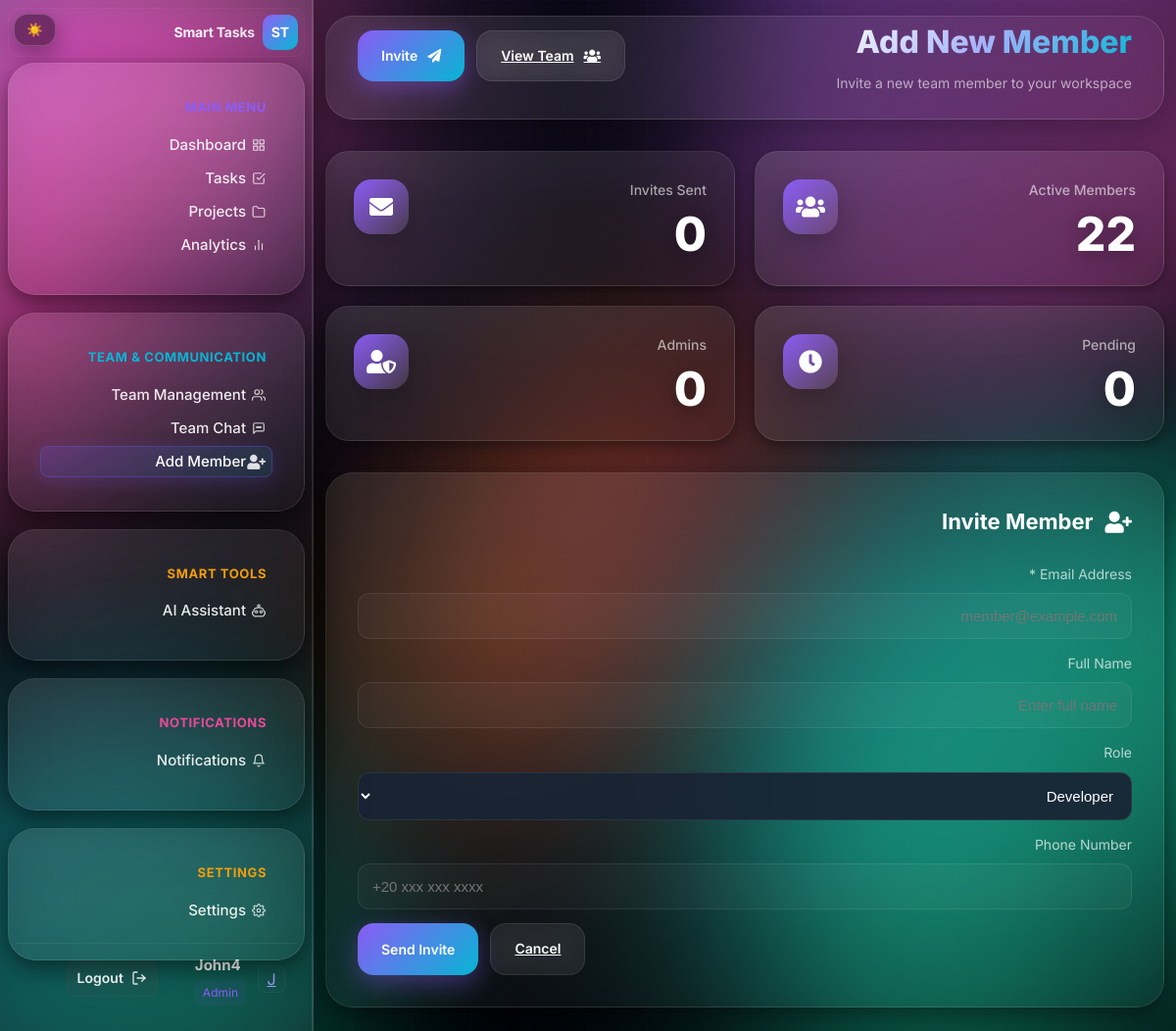
The app's page /users/add-member/ (signed in), older data.
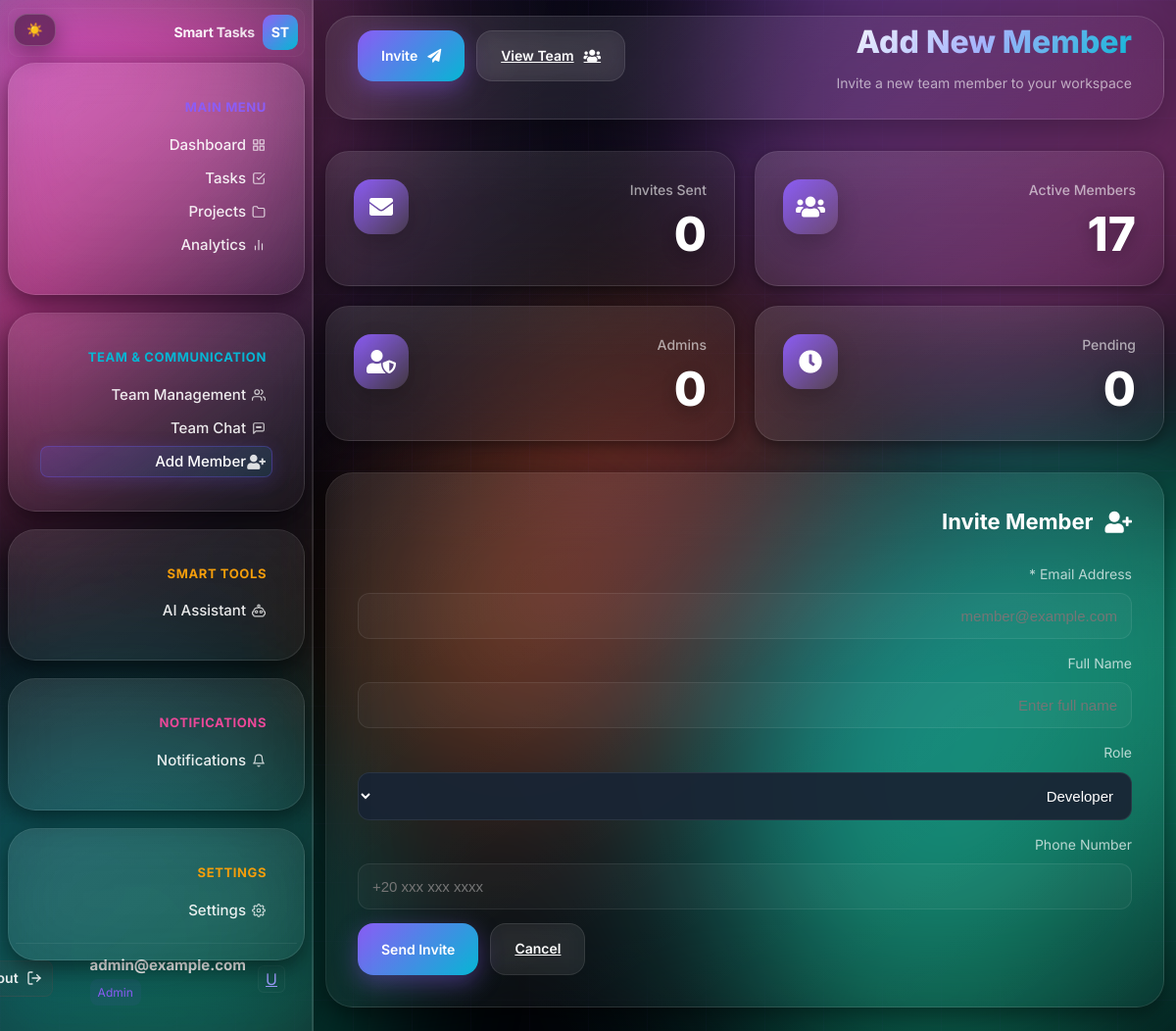
The same page, newer data.
### users/models.py (models this page shows, shortened)
class CustomUser(AbstractBaseUser, PermissionsMixin):
	email = models.EmailField(unique=True)
	first_name = models.CharField(max_length=50, blank=True)
	last_name = models.CharField(max_length=50, blank=True)
	phone_number = models.CharField(max_length=20, blank=True, null=True)
	is_active = models.BooleanField(default=True)
	is_staff = models.BooleanField(default=False)
	date_joined = models.DateTimeField(default=timezone.now)
	USERNAME_FIELD = 'email'
	REQUIRED_FIELDS = []
	objects = CustomUserManager()

### users/views.py (the view)
# urls.py: path('add-member/', AddMemberView.as_view(), name='add_member'),
class AddMemberView(LoginRequiredMixin, TemplateView):
	template_name = 'users/add_member.html'
	def dispatch(self, request, *args, **kwargs):
		allowed = False
		try:
			allowed = request.user.is_superuser or request.user.is_staff or request.user.groups.filter(name__in=['Admin', 'Manager']).exists()
		except Exception:
			allowed = request.user.is_superuser or request.user.is_staff
		if not allowed:
			return redirect('team')
		return super().dispatch(request, *args, **kwargs)
	def get_context_data(self, **kwargs):
		ctx = super().get_context_data(**kwargs)
		try:
			ctx['team_count'] = User.objects.filter(is_active=True).count()
			ctx['recent_members'] = list(User.objects.filter(is_active=True).order_by('-date_joined')[:4].values('id', 'first_name', 'last_name', 'email'))
		except Exception:
			ctx['team_count'] = 0
			ctx['recent_members'] = []
		return ctx

### users/context_processors.py (called while the page is built)
def show_add_member_link(request):
    user = getattr(request, 'user', None)
    if not user or user.is_anonymous:
        return {'show_add_member_link': False}
    try:
        allowed = user.is_superuser or user.groups.filter(name__in=['Admin', 'Manager']).exists()
    except Exception:
        allowed = False
    return {'show_add_member_link': bool(allowed)}

### templates/users/add_member.html (shortened to what this page needs)
{% extends 'base.html' %}
{% load static %}
{% block content %}
<div class="dashboard-bg">
    <div class="orb orb-1"></div>
    <div class="orb orb-2"></div>
    <div class="orb orb-3"></div>
</div>
<div class="grid-pattern"></div>
<header class="page-header slide-up" style="margin-top:0 !important;padding-top:0 !important;">
    <div class="header-card" style="margin-top:0 !important;padding-top:0 !important;">
        <div class="header-info">
            <h1>Add New Member</h1>
            <p>Invite a new team member to your workspace</p>
        </div>
        <div class="header-actions">
            <a href="{% url 'team' %}" class="btn btn-secondary"><i class="fas fa-users"></i> View Team</a>
            <button class="btn btn-primary" id="invite-btn"><i class="fas fa-paper-plane"></i> Invite</button>
        </div>
    </div>
</header>
<div class="stats-grid fade-in">
    <div class="stat-card">
        <div class="stat-header">
            <div>
                <div class="stat-label">Active Members</div>
                <div class="stat-value">{{ team_count|default:0 }}</div>
            </div>
            <div class="stat-icon"><i class="fas fa-users"></i></div>
        </div>
    </div>
    <div class="stat-card">
        <div class="stat-header">
            <div>
                <div class="stat-label">Invites Sent</div>
                <div class="stat-value">0</div>
            </div>
            <div class="stat-icon"><i class="fas fa-envelope"></i></div>
        </div>
    </div>
    <div class="stat-card">
        <div class="stat-header">
            <div>
                <div class="stat-label">Pending</div>
                <div class="stat-value">0</div>
            </div>
            <div class="stat-icon"><i class="fas fa-clock"></i></div>
        </div>
    </div>
    <div class="stat-card">
        <div class="stat-header">
            <div>
                <div class="stat-label">Admins</div>
                <div class="stat-value">0</div>
            </div>
            <div class="stat-icon"><i class="fas fa-user-shield"></i></div>
        </div>
    </div>
</div>
<div class="glass-card slide-up">
    <div class="card-header">
        <h2 class="card-title"><i class="fas fa-user-plus"></i> Invite Member</h2>
    </div>
    <form id="add-member-form">
        <div class="form-group">
            <label class="form-label" for="add-email">Email Address *</label>
            <input type="email" id="add-email" name="email" class="form-input" placeholder="member@example.com" required autocomplete="email">
        </div>
        <div class="form-group">
            <label class="form-label" for="add-full-name">Full Name</label>
            <input type="text" id="add-full-name" name="full_name" class="form-input" placeholder="Enter full name" autocomplete="name">
        </div>
        <div class="form-group">
            <label class="form-label" for="add-role">Role</label>
            <select id="add-role" name="role" class="form-select">
                <option value="developer">Developer</option>
            </select>
        </div>
        <div class="form-group">
            <label class="form-label" for="add-phone">Phone Number</label>
            <input type="tel" id="add-phone" name="phone" class="form-input" placeholder="+20 xxx xxx xxxx" autocomplete="tel">
        </div>
        <div style="display:flex;gap:12px;justify-content:flex-end;margin-top:12px;">
            <a href="{% url 'team' %}" class="btn btn-secondary">Cancel</a>
            <button type="submit" class="btn btn-primary">Send Invite</button>
        </div>
    </form>
</div>
{% endblock %}

### templates/base.html (shortened to what the changed rows need)
{% load static %}
<!DOCTYPE html>
<html lang="ar" dir="rtl">
<head>
    <link rel="stylesheet" href="https://cdnjs.cloudflare.com/ajax/libs/font-awesome/5.15.4/css/all.min.css">
    <link rel="stylesheet" href="{% static 'css/liquid-glass.css' %}?v=20251206a">
</head>
<body>
    <div class="app-container">
        <aside class="sidebar">
            <nav class="sidebar-nav">
                <div class="sidebar-footer">
                    <div class="user-profile-row">
                        <a href="{% url 'profile' %}" class="account-profile-link" title="View profile">
                            <div class="user-avatar-glass small" data-avatar-target="user">
                                {% if request.user.profile.image %}
                                    <img src="{{ request.user.profile.image.url }}" alt="Avatar" class="user-avatar-img" data-avatar-img />
                                {% else %}
                                    <span class="user-avatar-initial" data-avatar-initial>{{ request.user.first_name.0|default:"U" }}</span>
                                {% endif %}
                            </div>
                        </a>
                        <div class="user-info">
                            <div class="user-name">
                                {% if request.user.get_full_name %}
                                    {{ request.user.get_full_name }}
                                {% elif request.user.first_name %}
                                    {{ request.user.first_name }}
                                {% elif request.user.email %}
                                    {{ request.user.email }}
                                {% else %}
                                    User
                                {% endif %}
                            </div>
                            <div class="user-role">Admin</div>
                        </div>
                    </div>
                </div>
            </nav>
        </aside>
        <main class="main-wrapper">
            {% block content %}{% endblock %}
        </main>
    </div>
</body>
</html>

Row changes from the older to the newer data that the page shows:
changed CustomUser: user.first_name.0 "J" → "U"; user.email (not shown) → "admin@example.com"; user.first_name "John4" → (not shown)
Text that changed along with them:
{{ team_count|default:0 }}: "22" → "17"
